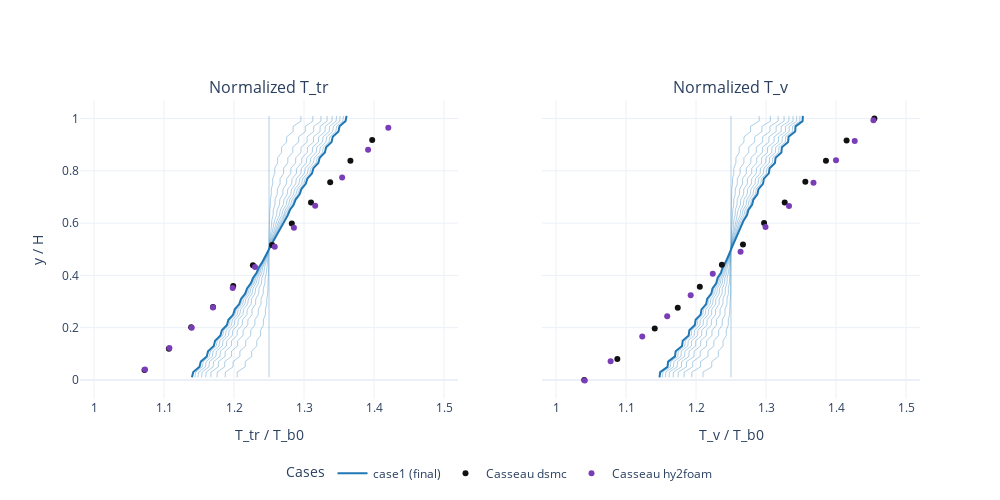

This figure's notebook cell:
### Code cell
PROFILE_SETTINGS = {
    "x_target": None,
}

PLOT_SETTINGS = {
    "figsize": (10, 4),
    "sharey": True,
}

# cases = [c for c in (case1, case2a, case2b) if c is not None]
cases = [case1]

N_TIME_SAMPLES = 10

repo_root = ff_helpers.find_repo_root()
REF_TR_TB_PATH = "/home/hhoechter/tum/jaxfluids_internship/experiments/fourier_flows/casseau_figure_3_8_case_1_tr_tb.csv"
REF_TV_TB_PATH = "/home/hhoechter/tum/jaxfluids_internship/experiments/fourier_flows/casseau_figure_3_8_case_1_tv_tb.csv"


def load_reference_csv(path):
    path = str(path)
    try:
        with open(path, "r") as f:
            header = f.readline().strip()
    except FileNotFoundError:
        return []

    dataset_names = [name for name in header.split(",") if name]
    data = np.genfromtxt(path, delimiter=",", skip_header=2)
    data = np.atleast_2d(data)

    refs = []
    n_pairs = data.shape[1] // 2
    for i in range(n_pairs):
        name = dataset_names[i] if i < len(dataset_names) else f"dataset_{i+1}"
        x = data[:, 2 * i]
        y = data[:, 2 * i + 1]
        mask = np.isfinite(x) & np.isfinite(y)
        if not np.any(mask):
            continue
        refs.append({"name": name, "x": x[mask], "y": y[mask]})
    return refs


def parse_ref_name(name: str):
    lower = name.lower()
    if "dsmc" in lower:
        method = "dsmc"
    elif "hy2foam" in lower:
        method = "hy2foam"
    else:
        method = name

    species = None
    if "_n2" in lower:
        species = "N2"
    elif "_o2" in lower:
        species = "O2"

    return method, species


ref_tr = load_reference_csv(REF_TR_TB_PATH)
ref_tv = load_reference_csv(REF_TV_TB_PATH)

profiles_by_time = {}
for case in cases:
    if case is None:
        continue
    U_hist = case["U_hist"]
    t_hist = np.asarray(case["t_hist"])
    n_steps = len(U_hist)
    if n_steps == 0:
        continue
    sample_count = min(N_TIME_SAMPLES, n_steps)
    indices = np.linspace(0, n_steps - 1, sample_count, dtype=int)
    indices = np.unique(indices)

    samples = []
    for idx in indices:
        y, Tn, Tv = ff_helpers.extract_profile_from_U(
            case, U_hist[idx], x_target=PROFILE_SETTINGS["x_target"]
        )
        samples.append((idx, float(t_hist[idx]), y, Tn, Tv))
    profiles_by_time[case["name"]] = samples

case_color_cycle = ["#1f77b4", "#ff7f0e", "#2ca02c", "#d62728", "#9467bd"]
case_colors = {
    name: case_color_cycle[i % len(case_color_cycle)]
    for i, name in enumerate(profiles_by_time.keys())
}
ref_colors = {
    "dsmc": "#111111",
    "hy2foam": "#7a3db8",
}
ref_symbols = {
    "N2": "circle-open",
    "O2": "triangle-up-open",
    None: "circle",
}

fig = make_subplots(
    rows=1,
    cols=2,
    shared_yaxes=PLOT_SETTINGS["sharey"],
    subplot_titles=("Normalized T_tr", "Normalized T_v"),
)

# T_tr profiles (multiple time steps)
for name, samples in profiles_by_time.items():
    final_idx = samples[-1][0]
    color = case_colors.get(name, "#1f77b4")
    for idx, t, y, Tn, _Tv in samples:
        is_final = idx == final_idx
        fig.add_trace(
            go.Scatter(
                x=Tn,
                y=y,
                mode="lines",
                name=f"{name} t={t:.2e}s" if not is_final else f"{name} (final)",
                legendgroup=name,
                showlegend=bool(is_final),
                opacity=1.0 if is_final else 0.35,
                line=dict(width=2 if is_final else 1, color=color),
                customdata=np.full_like(y, t, dtype=float),
            ),
            row=1,
            col=1,
        )

shown_ref = set()
for ref in ref_tr:
    method, species = parse_ref_name(ref["name"])
    color = ref_colors.get(method, "#444444")
    show = method not in shown_ref
    shown_ref.add(method)
    fig.add_trace(
        go.Scatter(
            x=ref["x"],
            y=ref["y"],
            mode="markers",
            name=f"Casseau {method}",
            legendgroup=f"casseau-{method}",
            showlegend=show,
            marker=dict(size=6, color=color, symbol=ref_symbols.get(species)),
            text=[species or ""] * len(ref["x"]),
        ),
        row=1,
        col=1,
    )

# T_v profiles (multiple time steps)
for name, samples in profiles_by_time.items():
    final_idx = samples[-1][0]
    color = case_colors.get(name, "#1f77b4")
    for idx, t, y, _Tn, Tv in samples:
        is_final = idx == final_idx
        fig.add_trace(
            go.Scatter(
                x=Tv,
                y=y,
                mode="lines",
                name=f"{name} t={t:.2e}s" if not is_final else f"{name} (final)",
                legendgroup=name,
                showlegend=False,
                opacity=1.0 if is_final else 0.35,
                line=dict(width=2 if is_final else 1, color=color),
                customdata=np.full_like(y, t, dtype=float),
            ),
            row=1,
            col=2,
        )

for ref in ref_tv:
    method, species = parse_ref_name(ref["name"])
    color = ref_colors.get(method, "#444444")
    show = method not in shown_ref
    shown_ref.add(method)
    fig.add_trace(
        go.Scatter(
            x=ref["x"],
            y=ref["y"],
            mode="markers",
            name=f"Casseau {method}",
            legendgroup=f"casseau-{method}",
            showlegend=show,
            marker=dict(size=6, color=color, symbol=ref_symbols.get(species)),
            text=[species or ""] * len(ref["x"]),
        ),
        row=1,
        col=2,
    )

fig.update_xaxes(title_text="T_tr / T_b0", row=1, col=1, range=[0.98, 1.52])
fig.update_xaxes(title_text="T_v / T_b0", row=1, col=2, range=[0.98, 1.52])
fig.update_yaxes(title_text="y / H", row=1, col=1)

fig.update_layout(
    width=1000,
    height=500,
    legend_title_text="Cases",
    legend=dict(
        x=0.5,
        y=-0.2,
        xanchor="center",
        yanchor="top",
        orientation="h",
    ),
)

fig.show()
